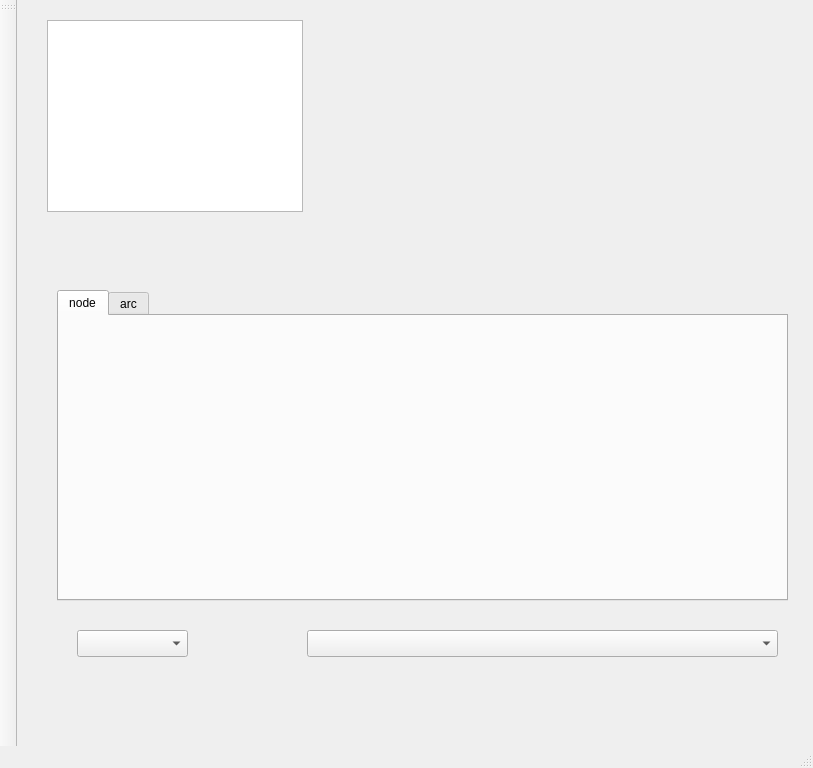
<?xml version="1.0" encoding="UTF-8"?>
<ui version="4.0">
 <class>MainWindow</class>
 <widget class="QMainWindow" name="MainWindow">
  <property name="geometry">
   <rect>
    <x>0</x>
    <y>0</y>
    <width>813</width>
    <height>768</height>
   </rect>
  </property>
  <property name="sizePolicy">
   <sizepolicy hsizetype="Expanding" vsizetype="Expanding">
    <horstretch>0</horstretch>
    <verstretch>0</verstretch>
   </sizepolicy>
  </property>
  <property name="minimumSize">
   <size>
    <width>100</width>
    <height>0</height>
   </size>
  </property>
  <property name="windowTitle">
   <string>Process Modeller</string>
  </property>
  <property name="dockNestingEnabled">
   <bool>false</bool>
  </property>
  <property name="dockOptions">
   <set>QMainWindow::AllowTabbedDocks|QMainWindow::AnimatedDocks|QMainWindow::ForceTabbedDocks|QMainWindow::VerticalTabs</set>
  </property>
  <widget class="QWidget" name="centralwidget">
   <property name="layoutDirection">
    <enum>Qt::LeftToRight</enum>
   </property>
   <widget class="QTreeWidget" name="treeWidget">
    <property name="geometry">
     <rect>
      <x>30</x>
      <y>20</y>
      <width>256</width>
      <height>192</height>
     </rect>
    </property>
    <attribute name="headerVisible">
     <bool>false</bool>
    </attribute>
    <column>
     <property name="text">
      <string notr="true">1</string>
     </property>
    </column>
   </widget>
   <widget class="QTabWidget" name="tabWidget">
    <property name="geometry">
     <rect>
      <x>40</x>
      <y>290</y>
      <width>731</width>
      <height>311</height>
     </rect>
    </property>
    <property name="currentIndex">
     <number>0</number>
    </property>
    <widget class="QWidget" name="tab_node">
     <attribute name="title">
      <string>node</string>
     </attribute>
     <widget class="QWidget" name="horizontalLayoutWidget_4">
      <property name="geometry">
       <rect>
        <x>30</x>
        <y>70</y>
        <width>231</width>
        <height>191</height>
       </rect>
      </property>
      <layout class="QHBoxLayout" name="horizontalLayoutNode"/>
     </widget>
    </widget>
    <widget class="QWidget" name="tab_arc">
     <attribute name="title">
      <string>arc</string>
     </attribute>
     <widget class="QWidget" name="horizontalLayoutWidget_5">
      <property name="geometry">
       <rect>
        <x>10</x>
        <y>60</y>
        <width>231</width>
        <height>191</height>
       </rect>
      </property>
      <layout class="QHBoxLayout" name="horizontalLayoutToken"/>
     </widget>
     <widget class="QWidget" name="horizontalLayoutWidget_6">
      <property name="geometry">
       <rect>
        <x>250</x>
        <y>60</y>
        <width>231</width>
        <height>191</height>
       </rect>
      </property>
      <layout class="QHBoxLayout" name="horizontalLayoutMechanism"/>
     </widget>
     <widget class="QWidget" name="horizontalLayoutWidget_7">
      <property name="geometry">
       <rect>
        <x>490</x>
        <y>60</y>
        <width>231</width>
        <height>191</height>
       </rect>
      </property>
      <layout class="QHBoxLayout" name="horizontalLayoutNature"/>
     </widget>
    </widget>
   </widget>
   <widget class="QComboBox" name="comboEquationNumberStr">
    <property name="geometry">
     <rect>
      <x>60</x>
      <y>630</y>
      <width>111</width>
      <height>27</height>
     </rect>
    </property>
   </widget>
   <widget class="QComboBox" name="comboEquationExpression">
    <property name="geometry">
     <rect>
      <x>290</x>
      <y>630</y>
      <width>471</width>
      <height>27</height>
     </rect>
    </property>
   </widget>
  </widget>
  <widget class="QStatusBar" name="statusbar"/>
  <widget class="QToolBar" name="toolBar">
   <property name="orientation">
    <enum>Qt::Vertical</enum>
   </property>
   <attribute name="toolBarArea">
    <enum>LeftToolBarArea</enum>
   </attribute>
   <attribute name="toolBarBreak">
    <bool>false</bool>
   </attribute>
  </widget>
 </widget>
 <resources/>
 <connections/>
</ui>
